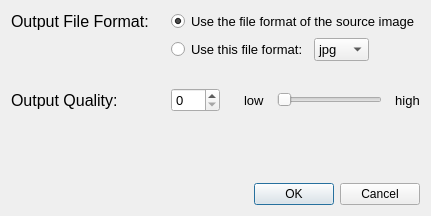
<?xml version="1.0" encoding="UTF-8"?>
<ui version="4.0">
 <class>PreferencesDialog</class>
 <widget class="QDialog" name="PreferencesDialog">
  <property name="geometry">
   <rect>
    <x>0</x>
    <y>0</y>
    <width>389</width>
    <height>216</height>
   </rect>
  </property>
  <property name="windowTitle">
   <string>Preferences</string>
  </property>
  <layout class="QVBoxLayout" name="verticalLayout">
   <item>
    <layout class="QGridLayout" name="gridLayout">
     <item row="3" column="0">
      <widget class="QLabel" name="label_2">
       <property name="font">
        <font>
         <pointsize>12</pointsize>
        </font>
       </property>
       <property name="text">
        <string>Output File Format:</string>
       </property>
      </widget>
     </item>
     <item row="3" column="2">
      <widget class="QRadioButton" name="srcTypeRadioButton">
       <property name="font">
        <font>
         <pointsize>10</pointsize>
        </font>
       </property>
       <property name="text">
        <string>Use the file format of the source image</string>
       </property>
       <property name="checked">
        <bool>true</bool>
       </property>
      </widget>
     </item>
     <item row="4" column="2">
      <layout class="QHBoxLayout" name="horizontalLayout">
       <item>
        <widget class="QRadioButton" name="otherTypeRadioButton">
         <property name="font">
          <font>
           <pointsize>10</pointsize>
          </font>
         </property>
         <property name="text">
          <string>Use this file format:</string>
         </property>
        </widget>
       </item>
       <item>
        <widget class="QComboBox" name="typeComboBox">
         <property name="font">
          <font>
           <pointsize>10</pointsize>
          </font>
         </property>
         <item>
          <property name="text">
           <string>jpg</string>
          </property>
         </item>
         <item>
          <property name="text">
           <string>png</string>
          </property>
         </item>
         <item>
          <property name="text">
           <string>tif</string>
          </property>
         </item>
         <item>
          <property name="text">
           <string>bmp</string>
          </property>
         </item>
         <item>
          <property name="text">
           <string>ppm</string>
          </property>
         </item>
        </widget>
       </item>
       <item>
        <spacer name="horizontalSpacer">
         <property name="orientation">
          <enum>Qt::Horizontal</enum>
         </property>
         <property name="sizeHint" stdset="0">
          <size>
           <width>40</width>
           <height>20</height>
          </size>
         </property>
        </spacer>
       </item>
      </layout>
     </item>
     <item row="7" column="2">
      <spacer name="verticalSpacer">
       <property name="orientation">
        <enum>Qt::Vertical</enum>
       </property>
       <property name="sizeHint" stdset="0">
        <size>
         <width>20</width>
         <height>40</height>
        </size>
       </property>
      </spacer>
     </item>
     <item row="6" column="0">
      <widget class="QLabel" name="label">
       <property name="font">
        <font>
         <pointsize>12</pointsize>
        </font>
       </property>
       <property name="text">
        <string>Output Quality:</string>
       </property>
      </widget>
     </item>
     <item row="5" column="0">
      <widget class="QLabel" name="label_3">
       <property name="font">
        <font>
         <pointsize>10</pointsize>
        </font>
       </property>
       <property name="text">
        <string/>
       </property>
      </widget>
     </item>
     <item row="3" column="1">
      <widget class="QLabel" name="label_4">
       <property name="text">
        <string>   </string>
       </property>
      </widget>
     </item>
     <item row="6" column="2">
      <layout class="QHBoxLayout" name="horizontalLayout_2">
       <item>
        <widget class="QSpinBox" name="qualitySpinBox">
         <property name="font">
          <font>
           <pointsize>10</pointsize>
          </font>
         </property>
         <property name="maximum">
          <number>100</number>
         </property>
        </widget>
       </item>
       <item>
        <widget class="QLabel" name="label_5">
         <property name="font">
          <font>
           <pointsize>10</pointsize>
          </font>
         </property>
         <property name="text">
          <string>     low  </string>
         </property>
        </widget>
       </item>
       <item>
        <widget class="QSlider" name="qualitySlider">
         <property name="orientation">
          <enum>Qt::Horizontal</enum>
         </property>
        </widget>
       </item>
       <item>
        <widget class="QLabel" name="label_6">
         <property name="font">
          <font>
           <pointsize>10</pointsize>
          </font>
         </property>
         <property name="text">
          <string>  high</string>
         </property>
        </widget>
       </item>
      </layout>
     </item>
    </layout>
   </item>
   <item>
    <widget class="QDialogButtonBox" name="buttonBox">
     <property name="orientation">
      <enum>Qt::Horizontal</enum>
     </property>
     <property name="standardButtons">
      <set>QDialogButtonBox::Cancel|QDialogButtonBox::Ok</set>
     </property>
    </widget>
   </item>
  </layout>
 </widget>
 <resources/>
 <connections>
  <connection>
   <sender>buttonBox</sender>
   <signal>accepted()</signal>
   <receiver>PreferencesDialog</receiver>
   <slot>accept()</slot>
   <hints>
    <hint type="sourcelabel">
     <x>248</x>
     <y>254</y>
    </hint>
    <hint type="destinationlabel">
     <x>157</x>
     <y>274</y>
    </hint>
   </hints>
  </connection>
  <connection>
   <sender>buttonBox</sender>
   <signal>rejected()</signal>
   <receiver>PreferencesDialog</receiver>
   <slot>reject()</slot>
   <hints>
    <hint type="sourcelabel">
     <x>316</x>
     <y>260</y>
    </hint>
    <hint type="destinationlabel">
     <x>286</x>
     <y>274</y>
    </hint>
   </hints>
  </connection>
 </connections>
</ui>
